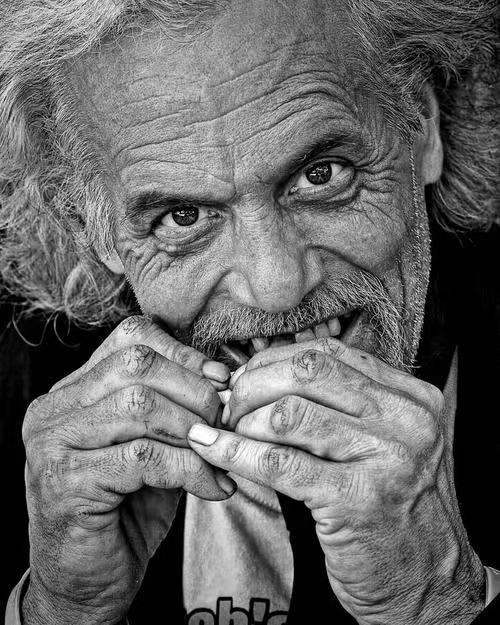
#> input picture pic.jpg, 500 x 625 px
$ python test.py
#> lines starting #> are read from the running program, lines starting #| are printed output that depends on the picture; long printed decimals are rounded
import numpy as np
import cv2
import matplotlib.pyplot as plt

A = cv2.imread('pic.jpg', cv2.IMREAD_GRAYSCALE).astype(float)
#> A: shape (625, 500) float64; min 0, max 255, mean 104.7
U, S, V = np.linalg.svd(A, full_matrices=False)
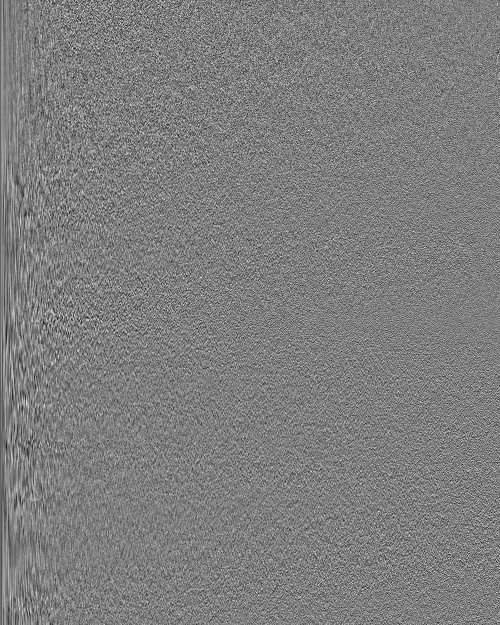
#> U: shape (625, 500) float64; min -0.207, max 0.209, mean -4.93e-05; drawn with min black and max white
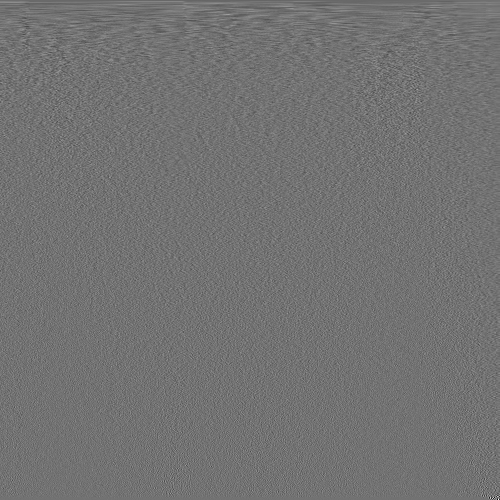
#> V: shape (500, 500) float64; min -0.546, max 0.666, mean -5.02e-05; drawn with min black and max white
#> S = 500 values, max 62331.4 at index 0, min 7.49 at index 499, mean 744.8
print("前十个奇异值：", S[:10])
#| 前十个奇异值： [62331.393 12369.133 11166.093  7335.863
#|   5785.451  5336.836  4821.436  4605.916
#|   3935.478  3776.322]

ks = [10, 30, 50, 100]
fig, axes = plt.subplots(1, 1 + len(ks), figsize=(15, 5))
axes[0].imshow(A, cmap='gray')
axes[0].set_title('Original Image')
axes[0].axis('off')

for ax, k in zip(axes[1:], ks):
    Ak = (U[:, :k] * S[:k]) @ V[:k, :]
    Ak = np.clip(Ak, 0, 255).astype(np.uint8) # Clip values to valid range and convert to uint8
    ax.imshow(Ak, cmap='gray')
    ax.set_title(f'Rank-{k} Approximation')
    ax.axis('off')
#> this loop made 4 passes
#> pass 1, `Ak = (U[:, :k] * S[:k]) @ V[:k, :]`:
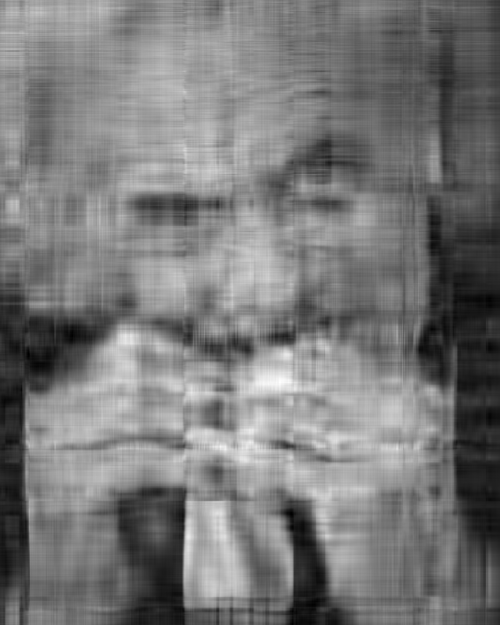
#> Ak: shape (625, 500) float64; min -40.26, max 265.4, mean 104.7; drawn with min black and max white
#> pass 1, `Ak = np.clip(Ak, 0, 255).astype(np.uint8)`:
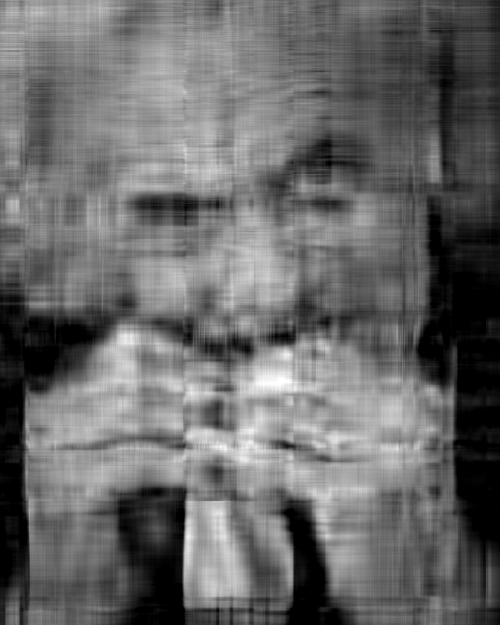
#> Ak: shape (625, 500); min 0, max 255, mean 104.7
#> pass 2, `Ak = (U[:, :k] * S[:k]) @ V[:k, :]`:
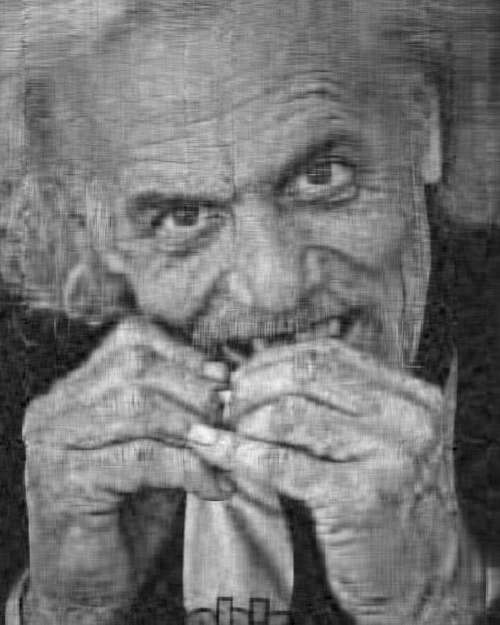
#> Ak: shape (625, 500) float64; min -44.41, max 278.3, mean 104.7; drawn with min black and max white
#> pass 2, `Ak = np.clip(Ak, 0, 255).astype(np.uint8)`:
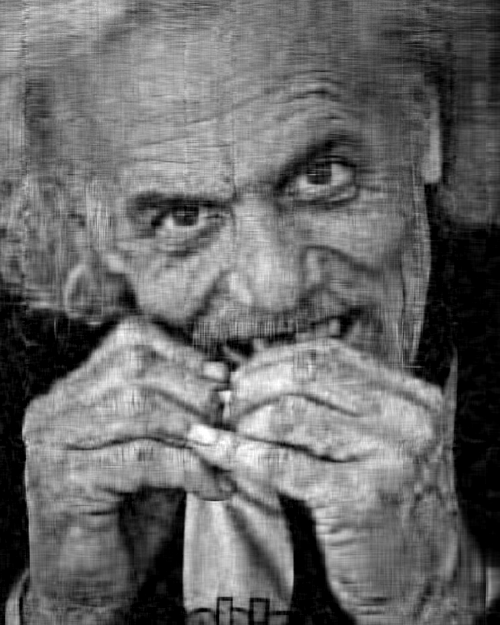
#> Ak: shape (625, 500); min 0, max 255, mean 104.6

plt.tight_layout()
plt.savefig('rank_comparison.png', dpi=150)
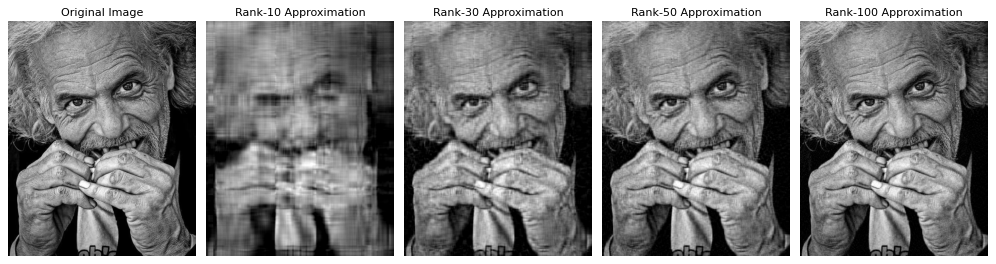
#> figure drawn by matplotlib, 5 panels
plt.close(fig)
